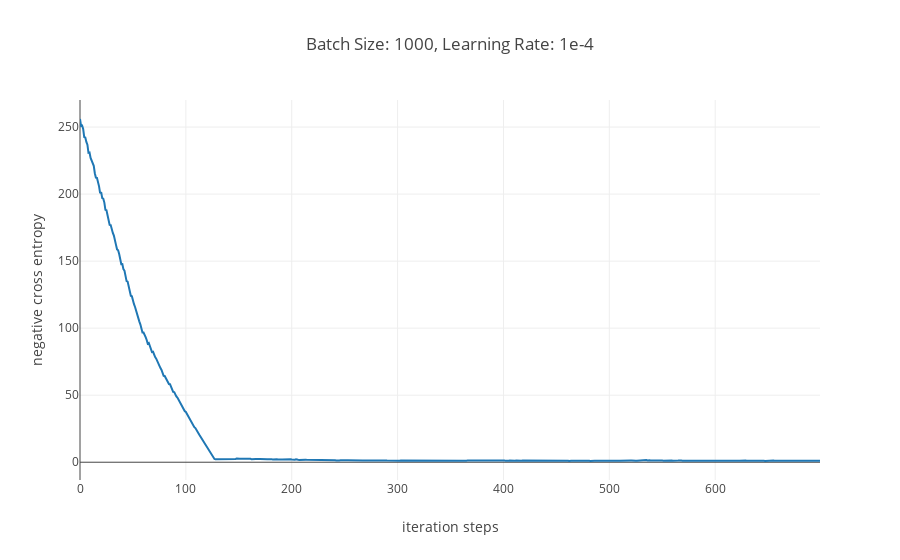

Notebook source saved alongside this figure:
### Code cell
data = [go.Scatter(x=np.arange(2000),
                   y=np.array(dnn_features_estimator[0].loss),
                   mode="lines",
                   name="hidden_layers: 100"),
       ]
layout = go.Layout(
    title='Batch Size: 1000, Learning Rate: 1e-4',
    xaxis=dict(
        title='iteration steps',
    ),
    yaxis=dict(
        title='negative cross entropy'
    )
)
fig = go.Figure(data=data, layout=layout)
iplot(fig)

### Figure 1 — Plotly figure (JSON) as saved in the notebook; plotly's stock layout.template omitted (floating-point values rounded to 4 significant figures; data arrays with more than 128 entries replaced by an {"elided": "..."} marker saying what was removed)
{"data": [{"mode": "lines", "name": "hidden_layers: 100", "type": "scatter", "x": {"elided": "2000 int values"}, "y": {"elided": "700 float values"}}], "layout": {"title": "Batch Size: 1000, Learning Rate: 1e-4", "xaxis": {"title": "iteration steps"}, "yaxis": {"title": "negative cross entropy"}}}
